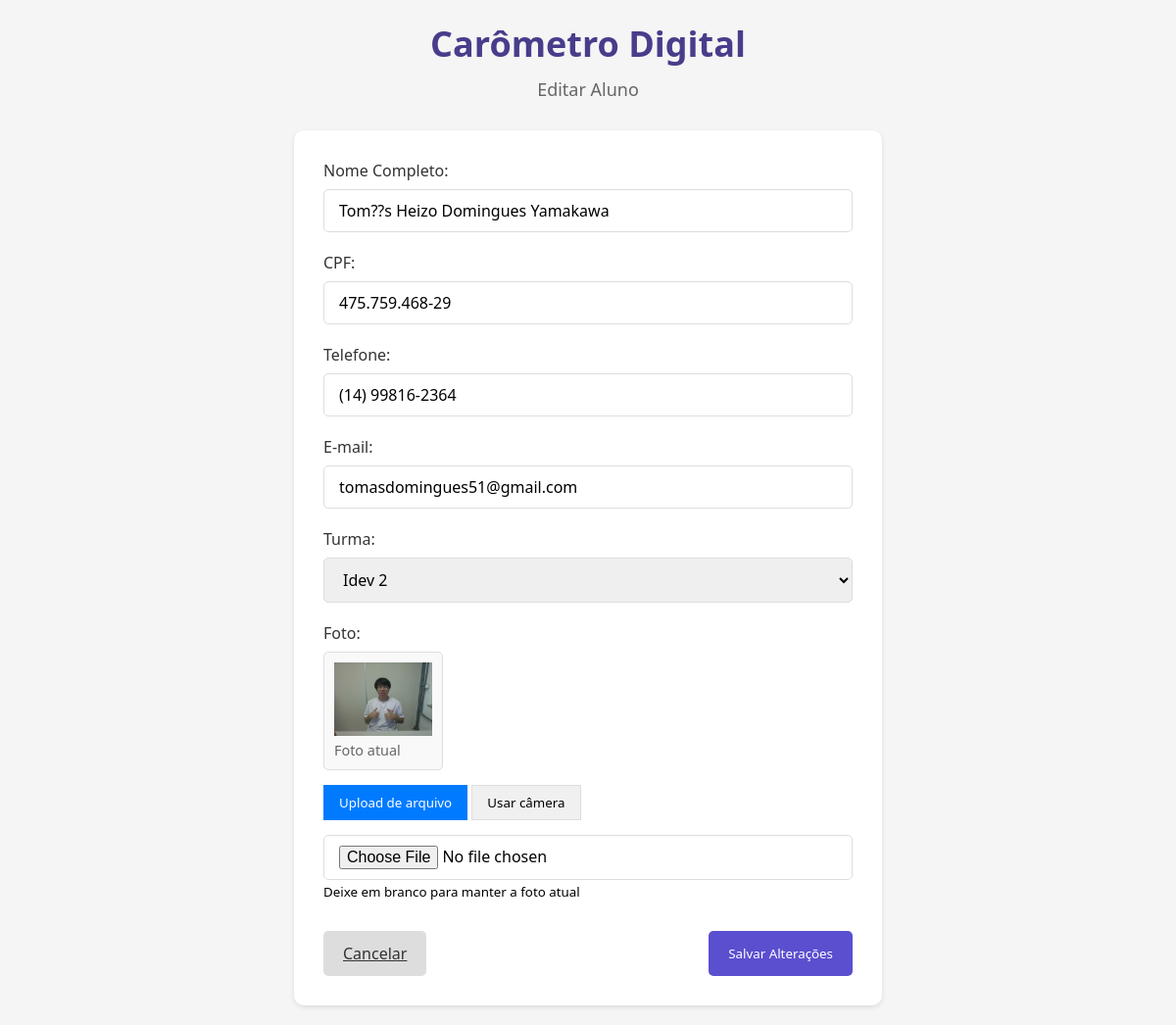
Page /editar.php?id=62 on the earlier database version.
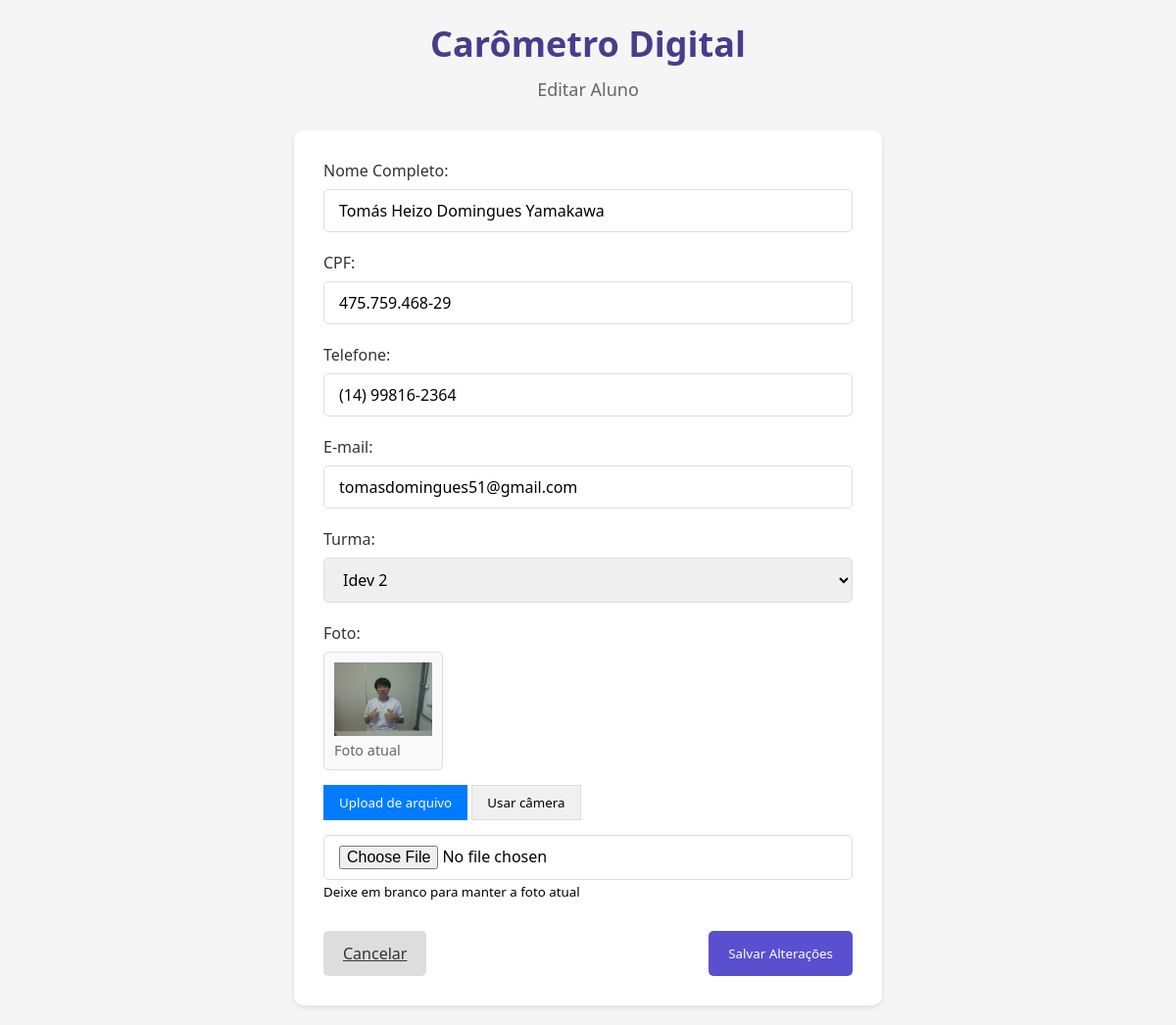
Same page on the later database version.
### tables this page shows
CREATE TABLE `alunos` (
  `id` int(11) NOT NULL,
  `nome` varchar(100) NOT NULL,
  `cpf` varchar(20) NOT NULL,
  `telefone` varchar(20) NOT NULL,
  `email` varchar(100) NOT NULL,
  `turma` varchar(20) NOT NULL,
  `foto` varchar(255) DEFAULT NULL,
  `data_cadastro` timestamp NOT NULL DEFAULT current_timestamp()
);

### editar.php (the view, shortened to what this page needs)
<?php
$servidor = "db";
$usuario = "root";
$senha = "root";
$banco = "carometro";
$conexao = mysqli_connect($servidor, $usuario, $senha, $banco);
$id = mysqli_real_escape_string($conexao, $_GET['id']);
$sql = "SELECT * FROM alunos WHERE id = $id";
$resultado = mysqli_query($conexao, $sql);
$aluno = mysqli_fetch_assoc($resultado);
?>
<!DOCTYPE html>
<html lang="pt-BR">
<head>
    <link rel="stylesheet" href="css/style.css">
    <link rel="stylesheet" href="https://cdnjs.cloudflare.com/ajax/libs/font-awesome/6.0.0-beta3/css/all.min.css">
</head>
<body>
    <div class="container">
        <header>
            <h1>Carômetro Digital</h1>
            <p>Editar Aluno</p>
        </header>
        <div class="form-container">
            <form action="editar.php?id=<?php echo $id; ?>" method="POST" enctype="multipart/form-data">
                <div class="form-group">
                    <label for="nome">Nome Completo:</label>
                    <input type="text" id="nome" name="nome" value="<?php echo $aluno['nome']; ?>" required>
                </div>
                <div class="form-group">
                    <label for="cpf">CPF:</label>
                    <input type="text" id="cpf" name="cpf" value="<?php echo $aluno['cpf']; ?>" required>
                </div>
                <div class="form-group">
                    <label for="telefone">Telefone:</label>
                    <input type="text" id="telefone" name="telefone" value="<?php echo $aluno['telefone']; ?>" required>
                </div>
                <div class="form-group">
                    <label for="email">E-mail:</label>
                    <input type="email" id="email" name="email" value="<?php echo $aluno['email']; ?>" required>
                </div>
                <div class="form-group">
                    <label for="turma">Turma:</label>
                    <select id="turma" name="turma" required>
                        <option value="Idev 2" <?php echo $aluno['turma'] == 'Idev 2' ? 'selected' : ''; ?>>Idev 2</option>
                    </select>
                </div>
                <div class="form-group">
                    <label>Foto:</label>
                    <?php if (!empty($aluno['foto'])): ?>
                        <div class="foto-atual">
                            <img src="uploads/<?php echo $aluno['foto']; ?>" alt="<?php echo $aluno['nome']; ?>" style="max-width: 100px; max-height: 100px;">
                            <p>Foto atual</p>
                        </div>
                    <?php endif; ?>
                    <div class="tab-buttons">
                        <button type="button" id="upload-tab" class="active">Upload de arquivo</button>
                        <button type="button" id="camera-tab">Usar câmera</button>
                    </div>
                    <div class="upload-container active">
                        <input type="file" id="foto" name="foto" accept="image/*">
                        <small>Deixe em branco para manter a foto atual</small>
                    </div>
                </div>
                <div class="form-buttons">
                    <a href="carometro.php" class="btn btn-secondary">Cancelar</a>
                    <button type="submit" class="btn btn-primary">Salvar Alterações</button>
                </div>
            </form>
        </div>
    </div>
</body>
</html>

### css/style.css (style rules this page uses)
* { margin: 0; padding: 0; box-sizing: border-box; font-family: 'Segoe UI', Tahoma, Geneva, Verdana, sans-serif; }
body { background-color: #f5f5f5; }
.container { max-width: 1200px; margin: 0 auto; padding: 20px; }
header { text-align: center; margin-bottom: 30px; }
header h1 { color: #483D8B; margin-bottom: 10px; font-size: 36px; }
header p { color: #666; font-size: 18px; }
.form-container { max-width: 600px; margin: 0 auto; background-color: white; padding: 30px; border-radius: 10px; box-shadow: 0 2px 5px rgba(0, 0, 0, 0.1); }
.form-group { margin-bottom: 20px; }
.form-group label { display: block; margin-bottom: 8px; color: #333; font-weight: 500; }
.form-group input, .form-group select { width: 100%; padding: 10px 15px; border: 1px solid #ddd; border-radius: 5px; outline: none; font-size: 16px; }
.form-buttons { display: flex; justify-content: space-between; margin-top: 30px; }
.btn { padding: 12px 20px; border: none; border-radius: 5px; cursor: pointer; font-weight: 500; transition: background-color 0.3s; }
.btn-primary { background-color: #5A4FCF; color: white; }
.btn-secondary { background-color: #ddd; color: #333; }

### editar.php (style rules this page uses)
.tab-buttons { margin-bottom: 15px; }
.tab-buttons button { padding: 8px 15px; background-color: #f0f0f0; border: 1px solid #ddd; cursor: pointer; }
.tab-buttons button.active { background-color: #007bff; color: white; border-color: #007bff; }
.upload-container, .camera-container { display: none; }
.upload-container.active, .camera-container.active { display: block; }
.foto-atual { margin-bottom: 15px; padding: 10px; border: 1px solid #ddd; border-radius: 5px; background-color: #f9f9f9; display: inline-block; }
.foto-atual img { display: block; margin-bottom: 5px; }
.foto-atual p { margin: 0; font-size: 0.9em; color: #666; }

Differences in the rows shown:
changed alunos "tomasdomingues51@gmail.com": nome "Tom??s Heizo Domingues Yamakawa" → "Tomás Heizo Domingues Yamakawa"
